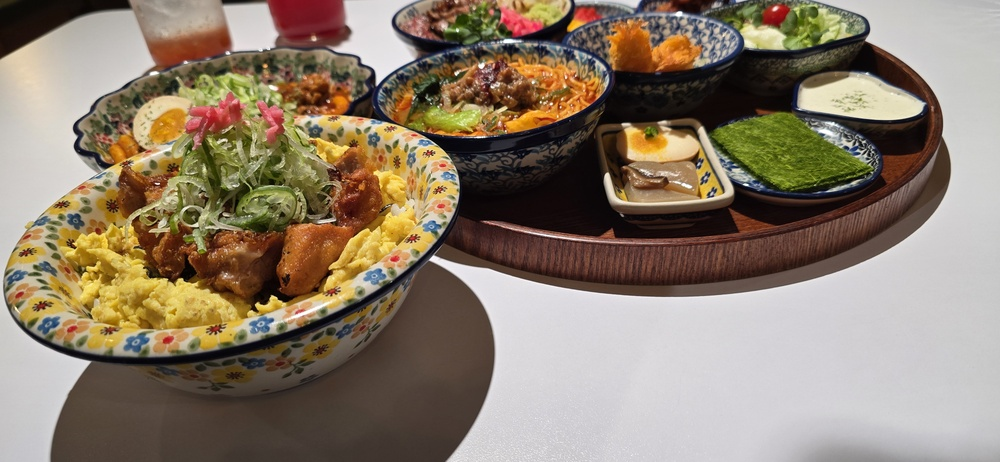
#> input picture input/REAL_WORLD_PICTURE.jpg, 1000 x 462 px, shrunk from 4000 x 1848 before the run
$ python -i noise_estimator.py   (imports and definitions only)   (older library calls are emulated)
#> lines starting #> are read from the running program, lines starting #| are printed output that depends on the picture
"""
Adaptive noise estimation module.

Analyzes image frames to estimate noise characteristics and return a NoiseProfile
with level, type, and recommended processing parameters.

Methods:
  - MAD (Median Absolute Deviation) of wavelet coefficients for robust noise sigma
  - Laplacian variance for spatial noise assessment
  - Noise type classification (Gaussian / impulse / periodic / mixed)
"""
from __future__ import annotations

import enum
from dataclasses import dataclass, field
from typing import Any

import cv2
import numpy as np
import pywt


# ─── Noise Level Enum ────────────────────────────────────────────────

class NoiseLevel(enum.Enum):
    LOW = "low"
    MEDIUM = "medium"
    HIGH = "high"
    EXTREME = "extreme"


class NoiseType(enum.Enum):
    GAUSSIAN = "gaussian"
    IMPULSE = "impulse"
    PERIODIC = "periodic"
    MIXED = "mixed"
    CLEAN = "clean"


# ─── Noise Profile ───────────────────────────────────────────────────

@dataclass
class NoiseProfile:
    """Complete noise characterisation for a single frame."""
    level: NoiseLevel
    noise_type: NoiseType
    sigma: float                # estimated noise standard deviation (0-255 scale)
    laplacian_var: float        # spatial noise indicator (Laplacian variance)
    impulse_ratio: float        # fraction of pixels suspected as impulse noise
    periodic_score: float       # strength of periodic component (0-1)
    recommended_params: dict[str, Any] = field(default_factory=dict)

    # handy thresholds
    _SIGMA_THRESHOLDS = (10.0, 25.0, 50.0)   # low/medium/high/extreme

    def __repr__(self) -> str:
        return (f"NoiseProfile(level={self.level.value}, type={self.noise_type.value}, "
                f"sigma={self.sigma:.1f}, lap_var={self.laplacian_var:.1f}, "
                f"impulse={self.impulse_ratio:.4f}, periodic={self.periodic_score:.3f})")


# ─── Noise Estimator ─────────────────────────────────────────────────

class NoiseEstimator:
    """
    Estimate noise characteristics from a single BGR frame.

    Usage::

        estimator = NoiseEstimator()
        profile = estimator.estimate(frame)
        print(profile.level, profile.noise_type)
    """

    def __init__(
        self,
        wavelet: str = "db4",
        decomp_level: int = 3,
        impulse_threshold: float = 3.0,
        periodic_fft_bins: int = 10,
    ) -> None:
        self.wavelet = wavelet
        self.decomp_level = decomp_level
        self.impulse_threshold = impulse_threshold
        self.periodic_fft_bins = periodic_fft_bins

    # ── Public API ──────────────────────────────────────────────────

    def estimate(self, frame: np.ndarray) -> NoiseProfile:
        """Analyse *frame* and return a full NoiseProfile."""
        gray = self._to_gray(frame)

        sigma = self._mad_wavelet_sigma(gray)
        lap_var = self._laplacian_variance(gray)
        impulse_ratio = self._impulse_score(gray)
        periodic_score = self._periodic_score(gray)

        level = self._classify_level(sigma)
        noise_type = self._classify_type(impulse_ratio, periodic_score, sigma)

        params = self._recommended_params(level, noise_type, sigma)

        return NoiseProfile(
            level=level,
            noise_type=noise_type,
            sigma=sigma,
            laplacian_var=lap_var,
            impulse_ratio=impulse_ratio,
            periodic_score=periodic_score,
            recommended_params=params,
        )

    # ── Quick helpers (no object needed) ────────────────────────────

    @staticmethod
    def quick_sigma(frame: np.ndarray) -> float:
        """Return just the MAD-based noise sigma for a frame."""
        gray = cv2.cvtColor(frame, cv2.COLOR_BGR2GRAY) if len(frame.shape) == 3 else frame
        coeffs = pywt.wavedec2(gray.astype(np.float64), "db4", level=3)
        if isinstance(coeffs[-1], tuple) and len(coeffs[-1]) > 2:
            hh = coeffs[-1][2]
            if hh.size > 0:
                return float(np.median(np.abs(hh)) / 0.6745)
        return 10.0

    # ── Internal ────────────────────────────────────────────────────

    @staticmethod
    def _to_gray(frame: np.ndarray) -> np.ndarray:
        if len(frame.shape) == 2:
            return frame.astype(np.float64)
        return cv2.cvtColor(frame, cv2.COLOR_BGR2GRAY).astype(np.float64)

    def _mad_wavelet_sigma(self, gray: np.ndarray) -> float:
        """Robust noise sigma via MAD of finest-scale wavelet coefficients."""
        try:
            coeffs = pywt.wavedec2(gray, self.wavelet, level=self.decomp_level)
        except ValueError:
            # fallback to haar if image too small
            coeffs = pywt.wavedec2(gray, "haar", level=min(2, self.decomp_level))

        # finest detail coefficients (HH sub-band)
        if isinstance(coeffs[-1], tuple) and len(coeffs[-1]) > 2:
            hh = coeffs[-1][2]
            if hh.size > 0:
                return float(np.median(np.abs(hh)) / 0.6745)
        return 10.0

    @staticmethod
    def _laplacian_variance(gray: np.ndarray) -> float:
        """Spatial noise assessment via Laplacian variance."""
        lap = cv2.Laplacian(gray, cv2.CV_64F)
        return float(lap.var())

    def _impulse_score(self, gray: np.ndarray) -> float:
        """
        Estimate impulse (salt & pepper) noise fraction.

        Compare each pixel to its 3×3 median.  Pixels that differ by more
        than *impulse_threshold* × local MAD are counted as impulse outliers.
        """
        median_filtered = cv2.medianBlur(gray.astype(np.float32), 3).astype(np.float64)
        diff = np.abs(gray - median_filtered)

        # local MAD as robust scale estimator
        local_mad = np.median(np.abs(diff)) / 0.6745
        local_mad = max(local_mad, 1.0)  # avoid zero-division for clean images

        outlier_mask = diff > self.impulse_threshold * local_mad
        return float(np.mean(outlier_mask))

    def _periodic_score(self, gray: np.ndarray) -> float:
        """
        Detect periodic noise via row-mean FFT analysis.

        Returns a score in [0, 1] where higher means stronger periodic component.
        """
        rows, cols = gray.shape
        # Row means → 1-D signal
        row_means = gray.mean(axis=1)
        row_means -= row_means.mean()

        if len(row_means) < 8:
            return 0.0

        spectrum = np.abs(np.fft.fft(row_means))
        spectrum = spectrum[1:len(spectrum) // 2]  # remove DC and mirror

        if len(spectrum) < 2:
            return 0.0

        # Compare top-N peak energy to total energy
        top_n = min(self.periodic_fft_bins, len(spectrum))
        peak_energy = np.sum(np.sort(spectrum)[-top_n:] ** 2)
        total_energy = np.sum(spectrum ** 2)

        if total_energy < 1e-10:
            return 0.0

        raw_score = peak_energy / total_energy
        # Normalise: for pure Gaussian noise this ratio is ~top_n/len(spectrum)
        baseline = top_n / len(spectrum)
        return float(np.clip((raw_score - baseline) / (1.0 - baseline + 1e-10), 0, 1))

    # ── Classification ──────────────────────────────────────────────

    @staticmethod
    def _classify_level(sigma: float) -> NoiseLevel:
        if sigma < NoiseProfile._SIGMA_THRESHOLDS[0]:
            return NoiseLevel.LOW
        elif sigma < NoiseProfile._SIGMA_THRESHOLDS[1]:
            return NoiseLevel.MEDIUM
        elif sigma < NoiseProfile._SIGMA_THRESHOLDS[2]:
            return NoiseLevel.HIGH
        else:
            return NoiseLevel.EXTREME

    @staticmethod
    def _classify_type(impulse_ratio: float, periodic_score: float,
                       sigma: float) -> NoiseType:
        has_impulse = impulse_ratio > 0.02
        has_periodic = periodic_score > 0.3
        has_gaussian = sigma > 10.0

        types = []
        if has_gaussian:
            types.append("gaussian")
        if has_impulse:
            types.append("impulse")
        if has_periodic:
            types.append("periodic")

        if len(types) == 0:
            return NoiseType.CLEAN
        if len(types) == 1:
            return NoiseType(types[0])
        return NoiseType.MIXED

    @staticmethod
    def _recommended_params(level: NoiseLevel, noise_type: NoiseType,
                            sigma: float) -> dict[str, Any]:
        """
        Return recommended filter parameters based on noise analysis.

        The adaptive pipeline can use these as a starting point and then
        further refine with temporal smoothing.
        """
        # Scale bilateral sigma with estimated noise
        bilateral_sigma = float(np.clip(sigma * 2.5, 15, 150))
        bilateral_d = 5 if level in (NoiseLevel.LOW, NoiseLevel.MEDIUM) else 9

        params: dict[str, Any] = {
            "bilateral_sigma": bilateral_sigma,
            "bilateral_d": bilateral_d,
            "wavelet_level": 2 if level in (NoiseLevel.LOW, NoiseLevel.MEDIUM) else 3,
            "median_ksize": 3 if has_impulse_type(noise_type) else 0,
            "unsharp_strength": 0.15 if level == NoiseLevel.LOW else 0.25,
            "use_fft_notch": noise_type in (NoiseType.PERIODIC, NoiseType.MIXED),
            "use_scanline": noise_type in (NoiseType.PERIODIC, NoiseType.MIXED),
            "flicker_strength": 0.6 if level in (NoiseLevel.HIGH, NoiseLevel.EXTREME) else 0.3,
        }

        # For extreme noise, be more aggressive
        if level == NoiseLevel.EXTREME:
            params["bilateral_sigma"] = min(150, sigma * 3.0)
            params["bilateral_d"] = 13
            params["wavelet_level"] = 3
            params["unsharp_strength"] = 0.3
            params["flicker_strength"] = 0.8

        # For clean / low noise, be gentle
        if level == NoiseLevel.LOW:
            params["bilateral_sigma"] = max(15, sigma * 1.5)
            params["bilateral_d"] = 5

        return params


def has_impulse_type(noise_type: NoiseType) -> bool:
    return noise_type in (NoiseType.IMPULSE, NoiseType.MIXED)

>>> import cv2
>>> picture = cv2.imread('../input/REAL_WORLD_PICTURE.jpg')
#> picture is the input picture: shape (462, 1000, 3); mean B, G, R 107.8, 125.7, 140.6
>>> result = NoiseEstimator().estimate(picture)
#> in _to_gray, `return cv2.cvtColor(frame, cv2.COLOR_BGR2GRAY).astype(np.float64)`:
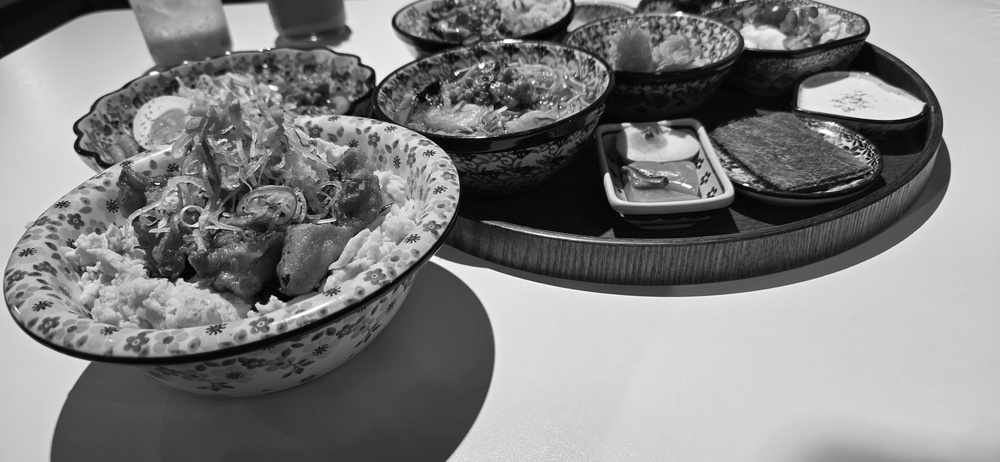
#> returned value: shape (462, 1000) float64; min 0, max 255, mean 128.2
#> in _mad_wavelet_sigma, `coeffs = pywt.wavedec2(gray, self.wavelet, level=self.decomp_level)`: coeffs = 4 items
#> in _mad_wavelet_sigma, `hh = coeffs[-1][2]`:
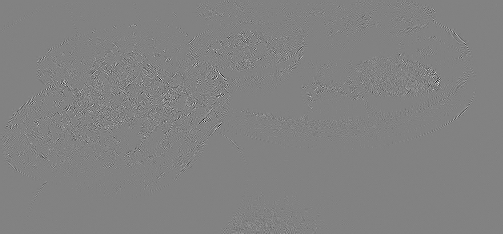
#> hh: shape (234, 503) float64; min -76.28, max 73.08, mean 0; drawn with min black and max white
#> in estimate, `sigma = self._mad_wavelet_sigma(gray)`: sigma = 0.854
#> in estimate, `lap_var = self._laplacian_variance(gray)`: lap_var = 884.1
#> in _impulse_score, `diff = np.abs(gray - median_filtered)`:
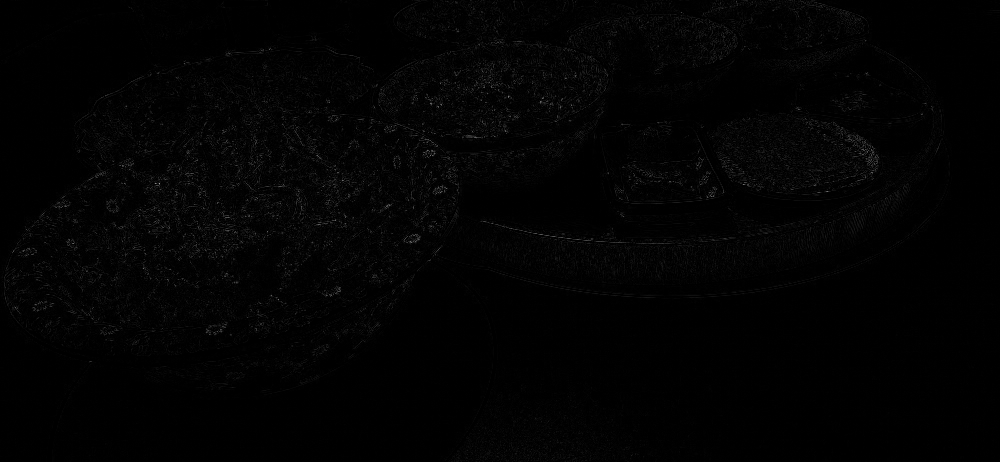
#> diff: shape (462, 1000) float64; min 0, max 159, mean 2.6
#> in _impulse_score, `local_mad = np.median(np.abs(diff)) / 0.6745`: local_mad = 0
#> in _impulse_score, `local_mad = max(local_mad, 1.0)`: local_mad = 1
#> in _impulse_score, `outlier_mask = diff > self.impulse_threshold * local_mad`:
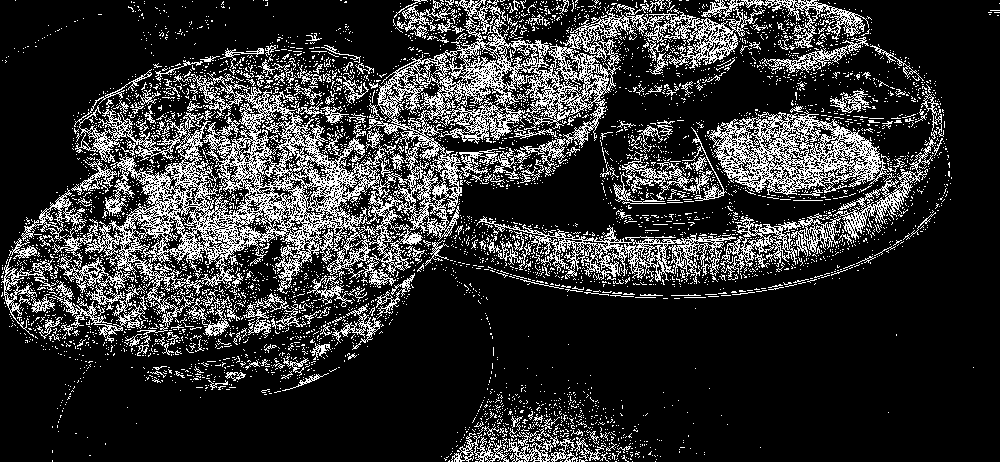
#> outlier_mask: shape (462, 1000) bool; 19.5% white in thin lines or dots
#> in estimate, `impulse_ratio = self._impulse_score(gray)`: impulse_ratio = 0.195
#> in _periodic_score, `row_means = gray.mean(axis=1)`: row_means = 462 values, max 174.8 at index 305, min 83.88 at index 217, mean 128.2
#> in _periodic_score, `row_means -= row_means.mean()`: row_means = 462 values, max 46.69 at index 305, min -44.27 at index 217, mean 1.38e-14
#> in _periodic_score, `spectrum = np.abs(np.fft.fft(row_means))`: spectrum = 462 values, max 5962.5 at index 1, min 6.17e-12 at index 0, mean 101.8
#> in _periodic_score, `spectrum = spectrum[1:len(spectrum) // 2]`: spectrum = 230 values, max 5962.5 at index 0, min 1.1 at index 100, mean 102.2
#> in _periodic_score, `top_n = min(self.periodic_fft_bins, len(spectrum))`: top_n = 10
#> in _periodic_score, `peak_energy = np.sum(np.sort(spectrum)[-top_n:] ** 2)`: peak_energy = 53694055.8
#> in _periodic_score, `total_energy = np.sum(spectrum ** 2)`: total_energy = 54493247.3
#> in _periodic_score, `raw_score = peak_energy / total_energy`: raw_score = 0.985
#> in _periodic_score, `baseline = top_n / len(spectrum)`: baseline = 0.0435
#> in estimate, `periodic_score = self._periodic_score(gray)`: periodic_score = 0.985
#> in _classify_type, `has_impulse = impulse_ratio > 0.02`: has_impulse = True
#> in _classify_type, `has_gaussian = sigma > 10.0`: has_gaussian = False
#> in _recommended_params, `bilateral_sigma = float(np.clip(sigma * 2.5, 15, 150))`: bilateral_sigma = 15
#> in _recommended_params, `params: dict[str, Any] = { "bilateral_sigma": bilateral_sigma, "bilate..`: params = {'bilateral_sigma': 15, 'bilateral_d': 5, 'wavelet_level': 2, 'median_ksize': 3, 'unsharp_strength': 0.15, 'use_fft_notch': True, 'use_scanline': True, 'flicker_strength': 0.3}
